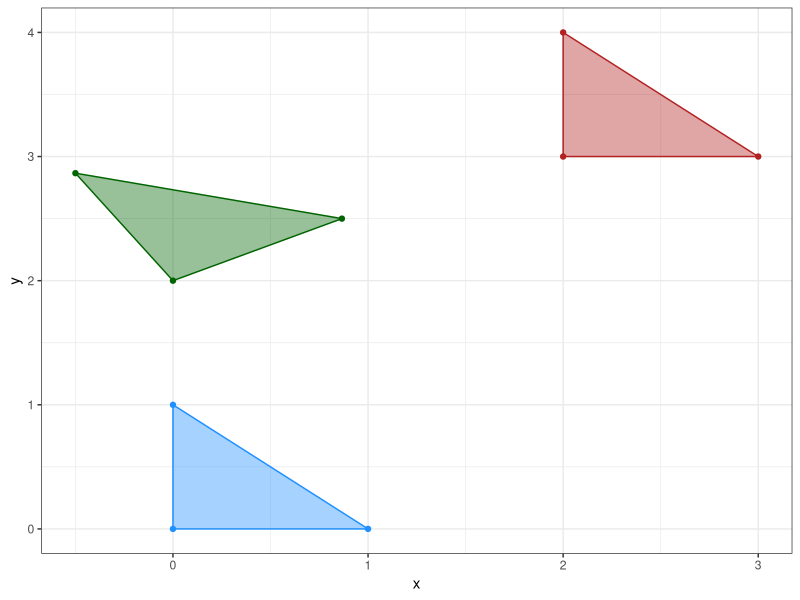
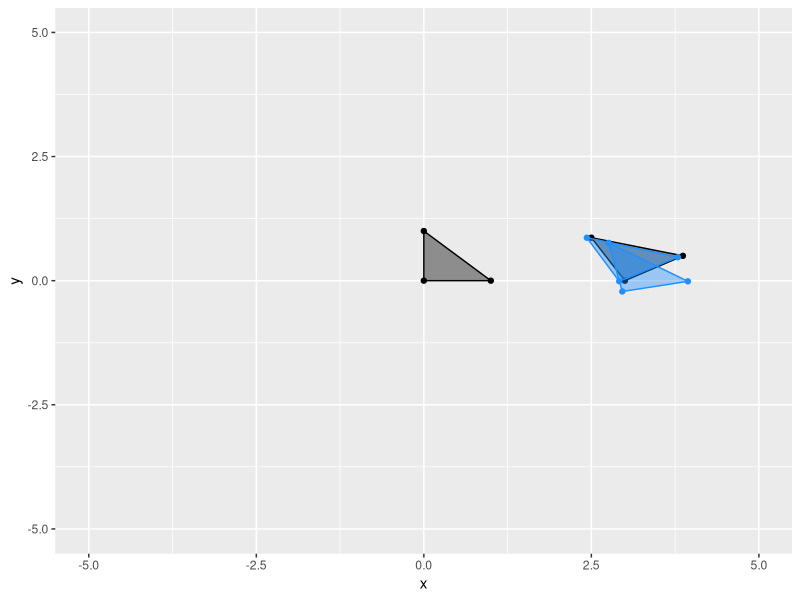

Write R code to recreate these figures, in order.
library(dplyr)
library(ggplot2)
set.seed(826)


#resources:
#2d rigid motion
#https://www.cs.cornell.edu/courses/cs4620/2013fa/lectures/04transforms2d.pdf
#https://yuxng.github.io/Courses/CS6301Fall2023//lecture_04_2D_rigid_body_motions_rotation_matrices.pdf

#----------------------------------------------------------------------------------------------------------------------------
#helper functions

#change from degrees to radians
degToRad <- function(deg) {
  return(deg * pi / 180)
}

#function for rigid transformations
#theta is rotation angle in degrees
#xMove, yMove translation amounts
#rigid transformations in 2d take a single angle theta and rotate the point in that direction like the unit circle
transMaker <- function(theta, xMove, yMove) {
  #convert degrees to radians
  thetaRad <- degToRad(theta)
  #base matrix
  transi <- diag(3)
  #translation component
  transi[1:2, 3] <- c(xMove, yMove)
  #rotation component
  rotMat <- matrix(
    data = c(cos(thetaRad), sin(thetaRad), -sin(thetaRad), cos(thetaRad)),
    nrow = 2
  )
  transi[1:2, 1:2] <- rotMat

  return(transi)
}


#function to make the matrix into a data frame for graphing and descriptives
matToDf <- function(mat) {
  df <- mat |>
    t() |>
    as.data.frame()
  colnames(df) <- c("x", "y", "one")
  df$vert <- paste0("v", 1:nrow(df))
  return(df)
}

#plotting function for triangles, see application later in file
plotTri <- function(x, data, color) {
  x +
    geom_polygon(
      data = data,
      fill = color,
      color = color,
      alpha = .4
    ) +
    geom_point(
      data = data,
      color = color
    )
}

#checking assumptions of SE(2) group
#wikipedia says that proper rigid trans have det = 1 but it is not clear if this property is necessary
#for what we are doing or even to be expected, it is not listed in sola 2018
#https://en.wikipedia.org/wiki/Rigid_transformation
checkAssum_se2_group <- function(x) {

  rot <- x[1:2,1:2]

  #check orthogonality
  rotrot <- t(rot) %*% rot
  #this vectorizes the matrix, checks equality within tolerence
  rotOrthog <- Matrix::all.equal(rotrot, diag(2))
  rotOrthogLogic <- ifelse(rotOrthog == TRUE, TRUE, FALSE)

  #check determinate
  rotDet <- det(rot)
  rotDetLogic <- ifelse(
    base::all.equal(rotDet, 1),
    TRUE,
    FALSE
  )

  return(
    list(
      #test results
      rotOrthogCheck = rotOrthogLogic,
      rotDetCheck = rotDetLogic,
      #specifics
      rotOrthogOutput = rotOrthog,
      rotOrthogDiff = rotrot - diag(2),
      rotDet = rotDet
    )
  )

}
#testing
# trans2 <- transMaker(theta = 30, xMove = 0, yMove = 2)
# checkAssum_se2_group(trans2)
# test1 <- matrix(rnorm(9), nrow = 3)
# checkAssum_se2_group(test1)


#function for checking form of matrix once it is lie algebra
#see sola 2018
checkAssum_se2_algebra <- function(x) {
  
  rot <- x[1:2,1:2]
  
  
  #check rotation portion is skew symmetric
  #checking all everything at once
  rotSkewSymm <- Matrix::all.equal(t(rot), -rot)
  rotSkewSymmLogic <- ifelse(rotSkewSymm == TRUE, TRUE, FALSE)
  #check diagonal is 0
  rotDiagLogic <- base::all.equal(diag(rot), rep(0, 2))

  return(
    list(
      rotSkewSymmCheck = rotSkewSymmLogic,
      rotSkewSymmOutput = rotSkewSymm,
      diag0Check = rotDiagLogic
    )
  )
  
}

#----------------------------------------------------------------------------------------------------------------------------

#specifying the triangle vertices as a matrix
#the first row is x, second row is y, third row is that dummy 1
#this orientation allows for easy application of transformation matrices

#initial triangle to play with
tri1 <- matrix(
  data = c(
    0,0,1,
    1,0,1,
    0,1,1
  ),
  ncol = 3
)

#create a transformation that is just translation
trans1 <- transMaker(theta = 0, xMove = 2, yMove = 3)

#apply transformation to tri1
tri1Trans1 <- trans1 %*% tri1

#visualize
p1 <- ggplot(mapping = aes(x = x, y = y)) |>
  plotTri(data = matToDf(tri1), color = "dodgerblue") |>
  plotTri(data = matToDf(tri1Trans1), color = "firebrick") +
  theme_bw()



#transformation with rotation
trans2 <- transMaker(theta = 30, xMove = 0, yMove = 2)
tri1Trans2 <- trans2 %*% tri1
p2 <- p1 |>
  plotTri(data = matToDf(tri1Trans2), color = "darkgreen")
p2


#------------------------------------------------------------------------------------------------------------------------
#adding error to the transformation
#THIS MAY NOT BE THE PROPER WAY TO HANDLE ERROR
#this may give rise to valid transformation matrices but it is not the error for the assumed model
#that error is given in the lie algebra

simulateTrans <- function(
  n, thetaMean = 30, thetaSd = 1, 
  xMean = 3, xSd = 1,
  yMean = 0, ySd = 1
){

  #holder to the trans matrices
  transHolder <- vector(mode = "list", length = n)

  

  #generate transformation matrix with error
  for (i in 1:n) {
    #params with error
    thetai <- rnorm(1, mean = thetaMean, sd = thetaSd)
    xi <- rnorm(1, mean = xMean, sd = xSd)
    yi <- rnorm(1, mean = yMean, sd = ySd)

    #create trans matrix
    transHolder[[i]] <- transMaker(
      theta = thetai,
      xMove = xi,
      yMove = yi
    )
    print(thetai)
  }

  return(transHolder)
}


transTrue <- transMaker(theta = 30, xMove = 3, yMove = 0)
tri1TransTrue <- transTrue %*% tri1

#remeber that theta is in terms of degrees so its sd must be larger
transError <- simulateTrans(n = 2, thetaSd = 10, xSd = .1, ySd = .1) 
tri1TransError <- lapply(transError, function(x) {x %*% tri1})

pError <- ggplot(mapping = aes(x = x, y = y)) |>
  plotTri(data = matToDf(tri1), color = "black") |>
  plotTri(data = matToDf(tri1TransTrue), color = "black") |>
  plotTri(data = matToDf(tri1TransError[[1]]), color = "dodgerblue") |>
  plotTri(data = matToDf(tri1TransError[[2]]), color = "dodgerblue") +
  xlim(-5,5) +
  ylim(-5,5)
pError
#------------------------------------------------------------------------------------------------------------------------


#moving the transformation from the lie group to the lie algebra
#as the log mapping is onto but not one-to-one, we will need to investigate how this
#method handles multiple mappings
library(expm)
trans2_up <- logm(trans2)
#check properties in the lie algebra
checkAssum_se2_algebra(trans2_up)
#bringing it back down to the lie group
trans2_down <- expm(trans2_up)
trans2
#it seems that the projection up and back down reasonably preserves the transformation matrix
#we will want to investigate if that remains true with matrices farther from the identity
Matrix::all.equal(trans2, trans2_down)
#we will want to investigate these assumptions as we get farther from the identity as well
checkAssum_se2_group(trans2)
checkAssum_se2_group(trans2_down)

#a quick check with larger transformations
#seems to still be working
trans3 <- transMaker(theta = 95, xMove = 100, yMove = 100)
trans3_up <- logm(trans3)
trans3_down <- expm(trans3_up)
Matrix::all.equal(trans3, trans3_down)
checkAssum_se2_group(trans3)
checkAssum_se2_group(trans3_down)





#vee function to take matrix in lie algebra and make it into a vector
#matrices in lie algebra have specific form, see sola 2018, so the basis can be hard coded
#using form from sola 2018
vee_se2 <- function(x) {
  #basing this off SO(3) formulation in example 3 in sola 2018 and table 1
  theta <- x[2,1]
  rho <- x[1:2,3]
  return(c(rho, theta))
}
#testing
# trans3_up
# vee_se2(trans3_up)

#hat function to take vector representation in lie algebra back to matrix representation
hat_se2 <- function(x) {
  
}
